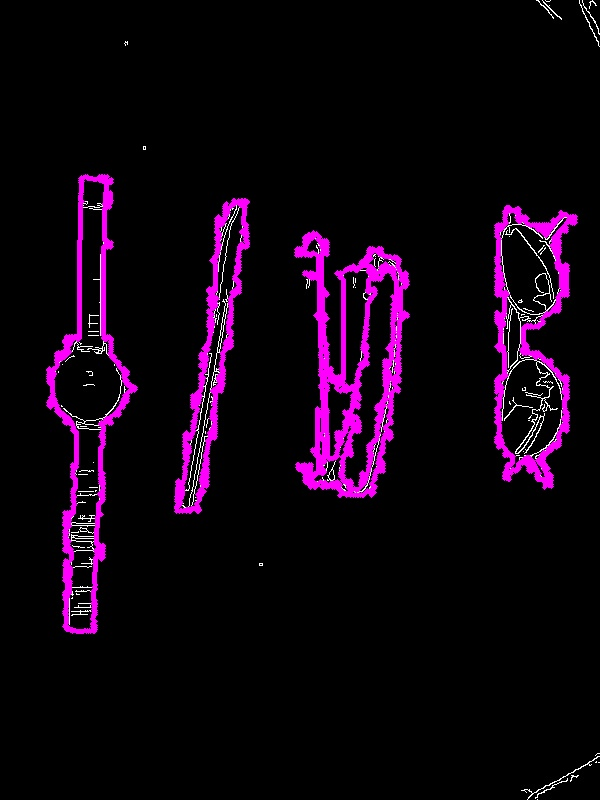
#> input picture originalGrayDatasetsegmtion/maiores_contornos/046.jpeg, 600 x 800 px; its folder holds only this picture in this run
$ jupyter execute EP3parte2.ipynb
#> lines starting #> are read from the running program, lines starting #| are printed output that depends on the picture; after the words box and inside, x2 and y2 are one past the last pixel; in counts of white or black regions, pixels touching at a corner belong together
# 2 Parte

[cell 1]
import os
import cv2
from skimage.measure import label, regionprops
import numpy as np

# Diretório de entrada para as imagens com os maiores contornos
input_dir = './originalGrayDatasetsegmtion/maiores_contornos'
output_dir = './originalGrayDatasetsegmtion/props'

# Certifique-se de que o diretório de saída existe
os.makedirs(output_dir, exist_ok=True)

# Função para processar uma imagem e obter as propriedades das regiões conectadas
def process_image(image_path, output_path):
    # Carregar a imagem com os contornos em escala de cinza
    image = cv2.imread(image_path, cv2.IMREAD_GRAYSCALE)
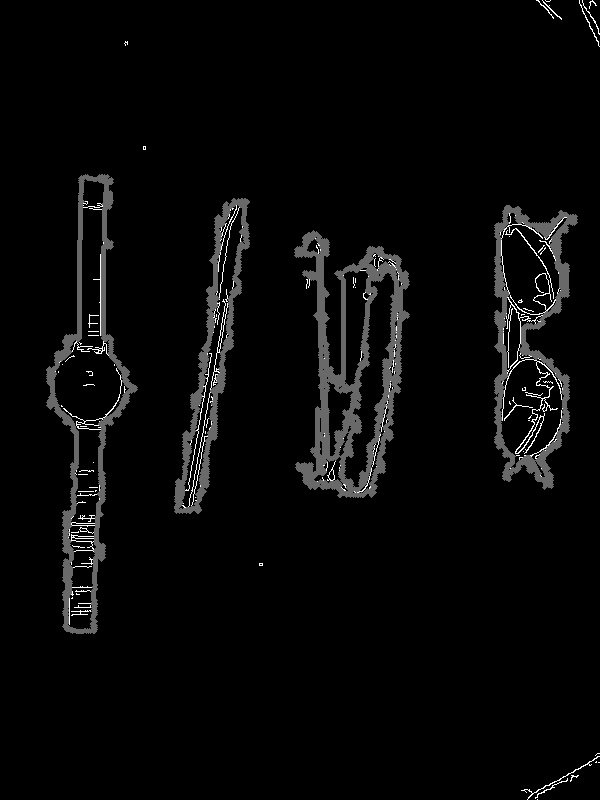
#> image: shape (800, 600); min 0, max 255, mean 8.3
    if image is None:
        print(f"Erro ao carregar a imagem {image_path}")
        return

    # Binarizar a imagem (assumindo que os contornos estão em branco)
    _, binary_image = cv2.threshold(image, 1, 255, cv2.THRESH_BINARY)
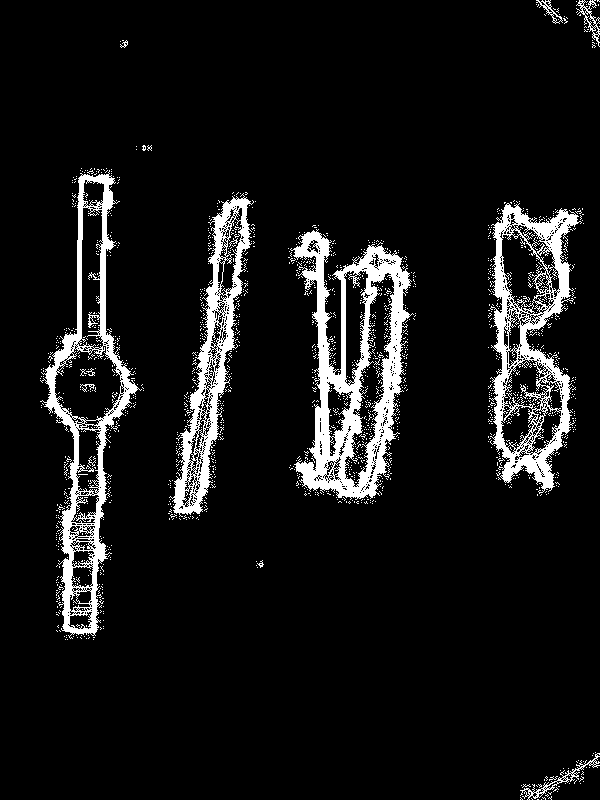
#> binary_image: shape (800, 600); 8.6% white; 1566 white regions (1553 under 20 px)

    # Rotular as regiões conectadas
    label_img = label(binary_image, connectivity=2)
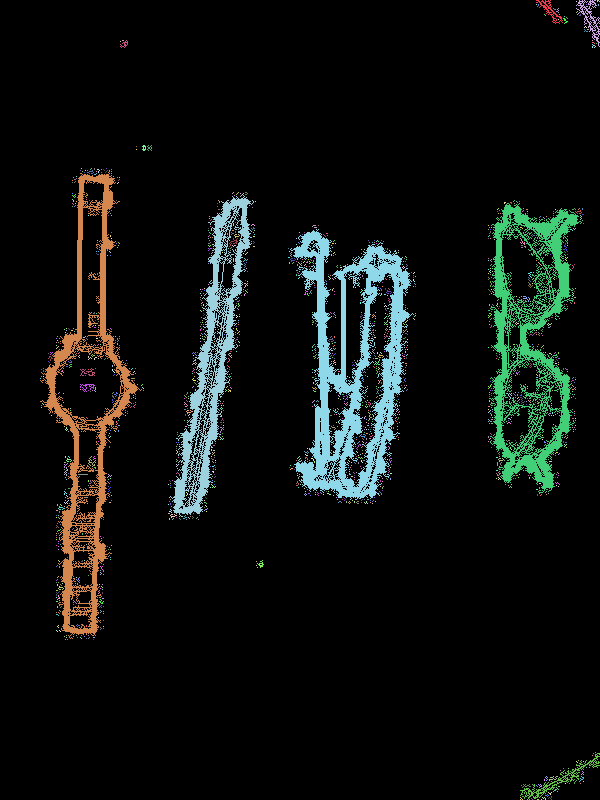
#> label_img: shape (800, 600) int64; 1567 distinct labels, from 0 to 1566; one colour per label, 0 black

    # Obter as propriedades das regiões conectadas
    props = regionprops(label_img)
#> props = 1566 regions; largest, box (x1, y1, x2, y2) and area: (290, 229, 414, 500) 12183, (489, 203, 582, 494) 9184, (40, 170, 142, 639) 8960, (169, 193, 254, 517) 6759, (520, 753, 600, 800) 419

    # Salvar as propriedades em um arquivo de texto
    with open(output_path, 'w') as file:
        for prop in props:
            file.write(f"Label: {prop.label}\n")
            file.write(f"Area: {prop.area}\n")
            file.write(f"Bounding Box: {prop.bbox}\n")
            file.write(f"Centroid: {prop.centroid}\n")
            file.write(f"Orientation: {prop.orientation}\n")
            file.write("\n")

    print(f"Propriedades salvas em {output_path}")

# Processar todas as imagens no diretório de contornos
for image_name in os.listdir(input_dir):
    input_path = os.path.join(input_dir, image_name)
    output_path = os.path.join(output_dir, f"{os.path.splitext(image_name)[0]}_props.txt")
    process_image(input_path, output_path)

print("Processamento concluído.")

$ run again, on originalGrayDatasetsegmtion/maiores_contornos/065.jpeg
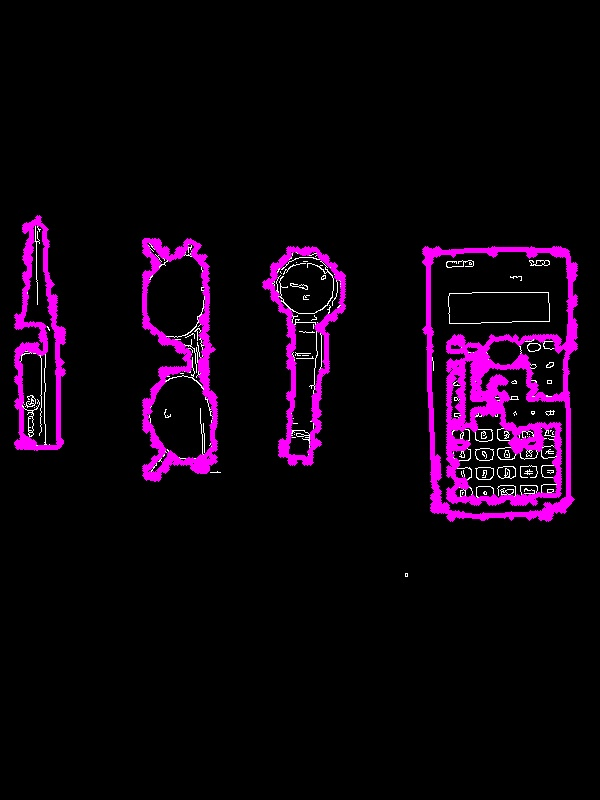
#> input picture originalGrayDatasetsegmtion/maiores_contornos/065.jpeg, 600 x 800 px
#> in process_image, `_, binary_image = cv2.threshold(image, 1, 255, cv2.THRESH_BINARY)`:
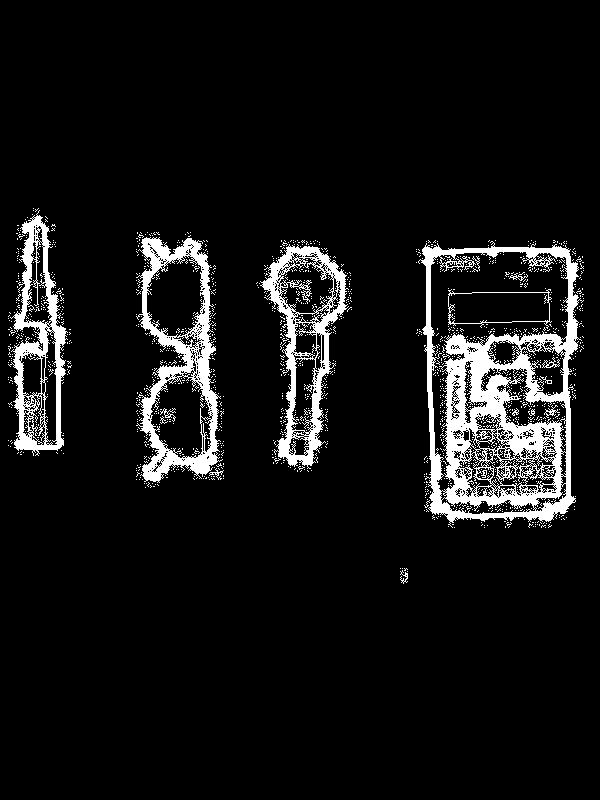
#> binary_image: shape (800, 600); 7.9% white; 1412 white regions (1395 under 20 px)
#> in process_image, `label_img = label(binary_image, connectivity=2)`:
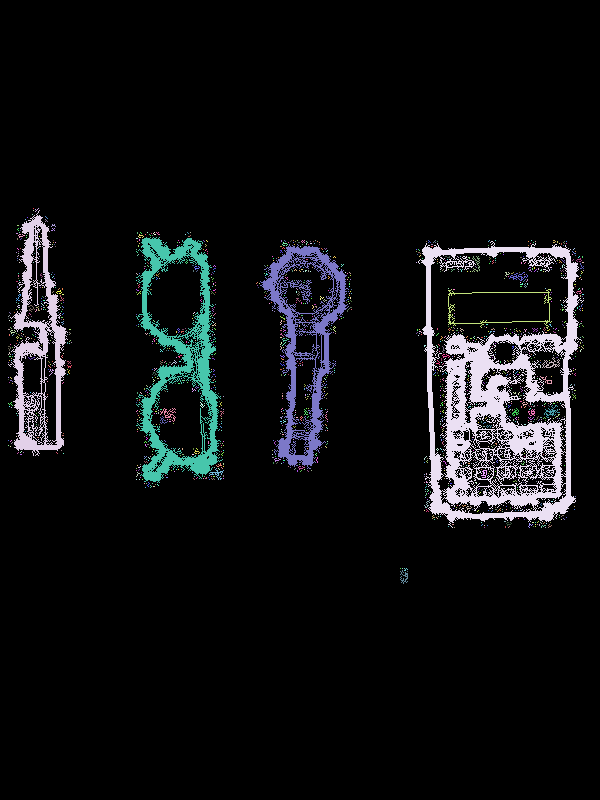
#> label_img: shape (800, 600) int64; 1413 distinct labels, from 0 to 1412; one colour per label, 0 black
#> props = 1412 regions; largest, box (x1, y1, x2, y2) and area: (418, 241, 584, 528) 17354, (136, 237, 223, 483) 6800, (260, 244, 349, 469) 5435, (8, 210, 68, 456) 4966, (448, 289, 552, 329) 364

$ run again, on originalGrayDatasetsegmtion/maiores_contornos/052.jpeg
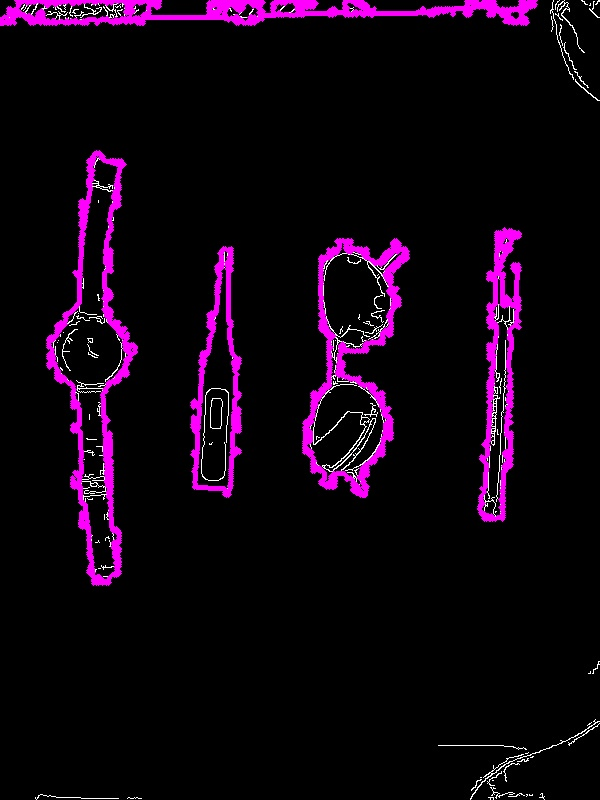
#> input picture originalGrayDatasetsegmtion/maiores_contornos/052.jpeg, 600 x 800 px
#> in process_image, `_, binary_image = cv2.threshold(image, 1, 255, cv2.THRESH_BINARY)`:
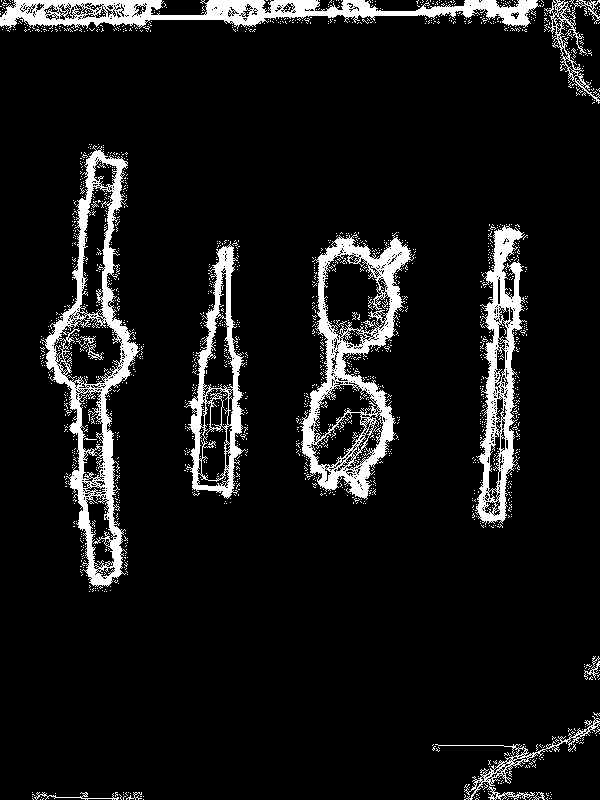
#> binary_image: shape (800, 600); 8.9% white; 1790 white regions (1777 under 20 px)
#> in process_image, `label_img = label(binary_image, connectivity=2)`:
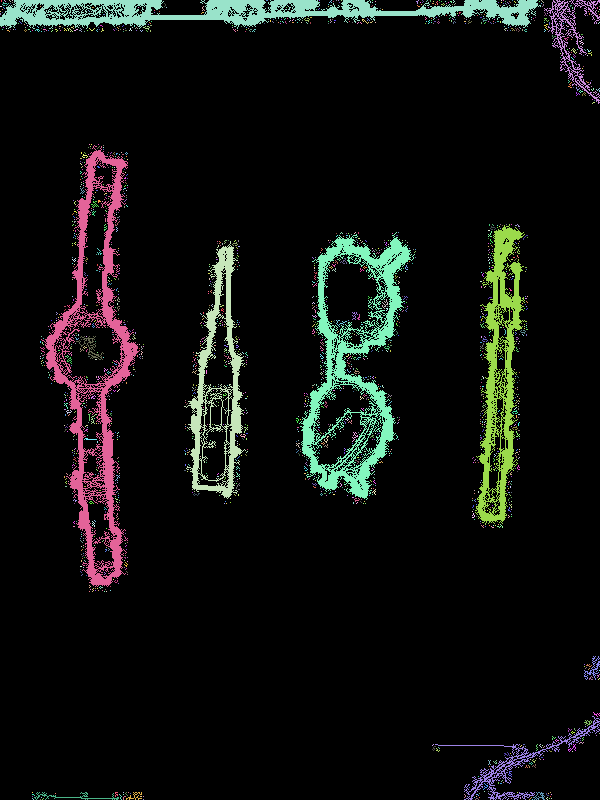
#> label_img: shape (800, 600) int64; 1791 distinct labels, from 0 to 1790; one colour per label, 0 black
#> props = 1790 regions; largest, box (x1, y1, x2, y2) and area: (41, 145, 140, 587) 9592, (299, 232, 415, 500) 8657, (0, 0, 541, 29) 7636, (475, 224, 527, 525) 5854, (184, 241, 246, 499) 4450
